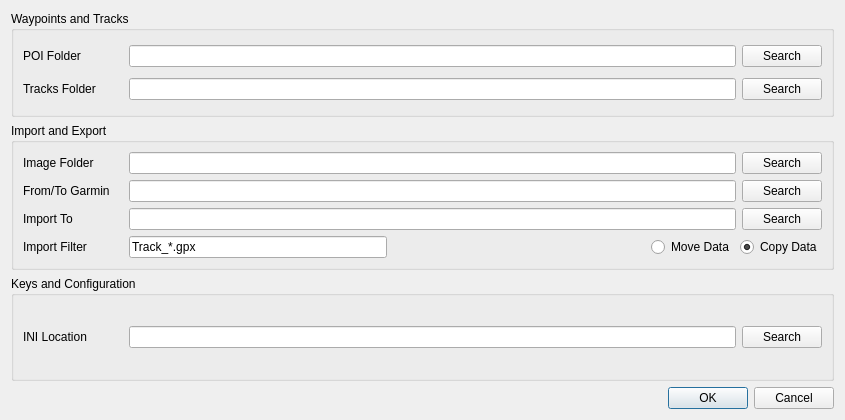
<?xml version="1.0" encoding="UTF-8"?>
<ui version="4.0">
 <class>Configuration</class>
 <widget class="QDialog" name="Configuration">
  <property name="geometry">
   <rect>
    <x>0</x>
    <y>0</y>
    <width>845</width>
    <height>420</height>
   </rect>
  </property>
  <property name="sizePolicy">
   <sizepolicy hsizetype="Fixed" vsizetype="Fixed">
    <horstretch>0</horstretch>
    <verstretch>0</verstretch>
   </sizepolicy>
  </property>
  <property name="minimumSize">
   <size>
    <width>0</width>
    <height>420</height>
   </size>
  </property>
  <property name="maximumSize">
   <size>
    <width>16777215</width>
    <height>420</height>
   </size>
  </property>
  <property name="windowTitle">
   <string>Dialog</string>
  </property>
  <property name="windowIcon">
   <iconset>
    <normaloff>:/googlemaps/marker-blue.png</normaloff>:/googlemaps/marker-blue.png</iconset>
  </property>
  <layout class="QVBoxLayout" name="verticalLayout">
   <item>
    <widget class="QGroupBox" name="groupBox">
     <property name="title">
      <string>Waypoints and Tracks</string>
     </property>
     <layout class="QVBoxLayout" name="verticalLayout_2">
      <item>
       <layout class="QHBoxLayout" name="horizontalLayout">
        <item>
         <widget class="QLabel" name="label">
          <property name="minimumSize">
           <size>
            <width>100</width>
            <height>0</height>
           </size>
          </property>
          <property name="maximumSize">
           <size>
            <width>100</width>
            <height>16777215</height>
           </size>
          </property>
          <property name="text">
           <string>POI Folder</string>
          </property>
          <property name="buddy">
           <cstring>confPoiFolder</cstring>
          </property>
         </widget>
        </item>
        <item>
         <widget class="QLineEdit" name="confPoiFolder">
          <property name="readOnly">
           <bool>true</bool>
          </property>
         </widget>
        </item>
        <item>
         <widget class="QPushButton" name="pushButton_SearchPoi">
          <property name="text">
           <string>Search</string>
          </property>
         </widget>
        </item>
       </layout>
      </item>
      <item>
       <layout class="QHBoxLayout" name="horizontalLayout_4">
        <item>
         <widget class="QLabel" name="label_4">
          <property name="minimumSize">
           <size>
            <width>100</width>
            <height>0</height>
           </size>
          </property>
          <property name="maximumSize">
           <size>
            <width>100</width>
            <height>16777215</height>
           </size>
          </property>
          <property name="text">
           <string>Tracks Folder</string>
          </property>
         </widget>
        </item>
        <item>
         <widget class="QLineEdit" name="confTracksFolder">
          <property name="readOnly">
           <bool>true</bool>
          </property>
         </widget>
        </item>
        <item>
         <widget class="QPushButton" name="pushButton_SearchTracks">
          <property name="text">
           <string>Search</string>
          </property>
         </widget>
        </item>
       </layout>
      </item>
     </layout>
    </widget>
   </item>
   <item>
    <widget class="QGroupBox" name="groupBox_2">
     <property name="title">
      <string>Import and Export</string>
     </property>
     <layout class="QVBoxLayout" name="verticalLayout_3">
      <item>
       <layout class="QHBoxLayout" name="horizontalLayout_7">
        <property name="topMargin">
         <number>0</number>
        </property>
        <item>
         <widget class="QLabel" name="label_7">
          <property name="minimumSize">
           <size>
            <width>100</width>
            <height>0</height>
           </size>
          </property>
          <property name="maximumSize">
           <size>
            <width>100</width>
            <height>16777215</height>
           </size>
          </property>
          <property name="text">
           <string>Image Folder</string>
          </property>
         </widget>
        </item>
        <item>
         <widget class="QLineEdit" name="confImageFolder"/>
        </item>
        <item>
         <widget class="QPushButton" name="pushButton_ImageFolder">
          <property name="text">
           <string>Search</string>
          </property>
         </widget>
        </item>
       </layout>
      </item>
      <item>
       <layout class="QHBoxLayout" name="horizontalLayout_3">
        <item>
         <widget class="QLabel" name="label_3">
          <property name="minimumSize">
           <size>
            <width>100</width>
            <height>0</height>
           </size>
          </property>
          <property name="maximumSize">
           <size>
            <width>100</width>
            <height>16777215</height>
           </size>
          </property>
          <property name="text">
           <string>From/To Garmin</string>
          </property>
         </widget>
        </item>
        <item>
         <widget class="QLineEdit" name="confGarminFolder">
          <property name="readOnly">
           <bool>true</bool>
          </property>
         </widget>
        </item>
        <item>
         <widget class="QPushButton" name="pushButton_SearchGarmin">
          <property name="text">
           <string>Search</string>
          </property>
         </widget>
        </item>
       </layout>
      </item>
      <item>
       <layout class="QHBoxLayout" name="horizontalLayout_5">
        <item>
         <widget class="QLabel" name="label_5">
          <property name="minimumSize">
           <size>
            <width>100</width>
            <height>0</height>
           </size>
          </property>
          <property name="maximumSize">
           <size>
            <width>100</width>
            <height>16777215</height>
           </size>
          </property>
          <property name="text">
           <string>Import To</string>
          </property>
         </widget>
        </item>
        <item>
         <widget class="QLineEdit" name="confImportFolder"/>
        </item>
        <item>
         <widget class="QPushButton" name="pushButton_SearchImport">
          <property name="text">
           <string>Search</string>
          </property>
         </widget>
        </item>
       </layout>
      </item>
      <item>
       <layout class="QHBoxLayout" name="horizontalLayout_6">
        <item>
         <widget class="QLabel" name="label_6">
          <property name="minimumSize">
           <size>
            <width>100</width>
            <height>0</height>
           </size>
          </property>
          <property name="maximumSize">
           <size>
            <width>100</width>
            <height>16777215</height>
           </size>
          </property>
          <property name="text">
           <string>Import Filter</string>
          </property>
         </widget>
        </item>
        <item>
         <widget class="QLineEdit" name="importFilter">
          <property name="text">
           <string>Track_*.gpx</string>
          </property>
         </widget>
        </item>
        <item>
         <spacer name="horizontalSpacer">
          <property name="orientation">
           <enum>Qt::Horizontal</enum>
          </property>
          <property name="sizeHint" stdset="0">
           <size>
            <width>40</width>
            <height>20</height>
           </size>
          </property>
         </spacer>
        </item>
        <item>
         <widget class="QRadioButton" name="radioButton_moveData">
          <property name="text">
           <string>Move Data</string>
          </property>
         </widget>
        </item>
        <item>
         <widget class="QRadioButton" name="radioButton_copyData">
          <property name="text">
           <string>Copy Data</string>
          </property>
          <property name="checked">
           <bool>true</bool>
          </property>
         </widget>
        </item>
       </layout>
      </item>
     </layout>
    </widget>
   </item>
   <item>
    <widget class="QGroupBox" name="groupBox_3">
     <property name="title">
      <string>Keys and Configuration</string>
     </property>
     <layout class="QHBoxLayout" name="horizontalLayout_2">
      <item>
       <layout class="QHBoxLayout" name="horizontalLayout_8">
        <property name="leftMargin">
         <number>0</number>
        </property>
        <property name="topMargin">
         <number>0</number>
        </property>
        <item>
         <widget class="QLabel" name="label_2">
          <property name="minimumSize">
           <size>
            <width>100</width>
            <height>0</height>
           </size>
          </property>
          <property name="maximumSize">
           <size>
            <width>100</width>
            <height>16777215</height>
           </size>
          </property>
          <property name="text">
           <string>INI Location</string>
          </property>
         </widget>
        </item>
        <item>
         <widget class="QLineEdit" name="confIniFolder"/>
        </item>
        <item>
         <widget class="QPushButton" name="pushButton_IniFolder">
          <property name="text">
           <string>Search</string>
          </property>
         </widget>
        </item>
       </layout>
      </item>
     </layout>
    </widget>
   </item>
   <item>
    <widget class="QDialogButtonBox" name="buttonBox">
     <property name="orientation">
      <enum>Qt::Horizontal</enum>
     </property>
     <property name="standardButtons">
      <set>QDialogButtonBox::Cancel|QDialogButtonBox::Ok</set>
     </property>
    </widget>
   </item>
  </layout>
 </widget>
 <resources/>
 <connections>
  <connection>
   <sender>buttonBox</sender>
   <signal>accepted()</signal>
   <receiver>Configuration</receiver>
   <slot>accept()</slot>
   <hints>
    <hint type="sourcelabel">
     <x>248</x>
     <y>254</y>
    </hint>
    <hint type="destinationlabel">
     <x>157</x>
     <y>274</y>
    </hint>
   </hints>
  </connection>
  <connection>
   <sender>buttonBox</sender>
   <signal>rejected()</signal>
   <receiver>Configuration</receiver>
   <slot>reject()</slot>
   <hints>
    <hint type="sourcelabel">
     <x>316</x>
     <y>260</y>
    </hint>
    <hint type="destinationlabel">
     <x>286</x>
     <y>274</y>
    </hint>
   </hints>
  </connection>
 </connections>
</ui>
